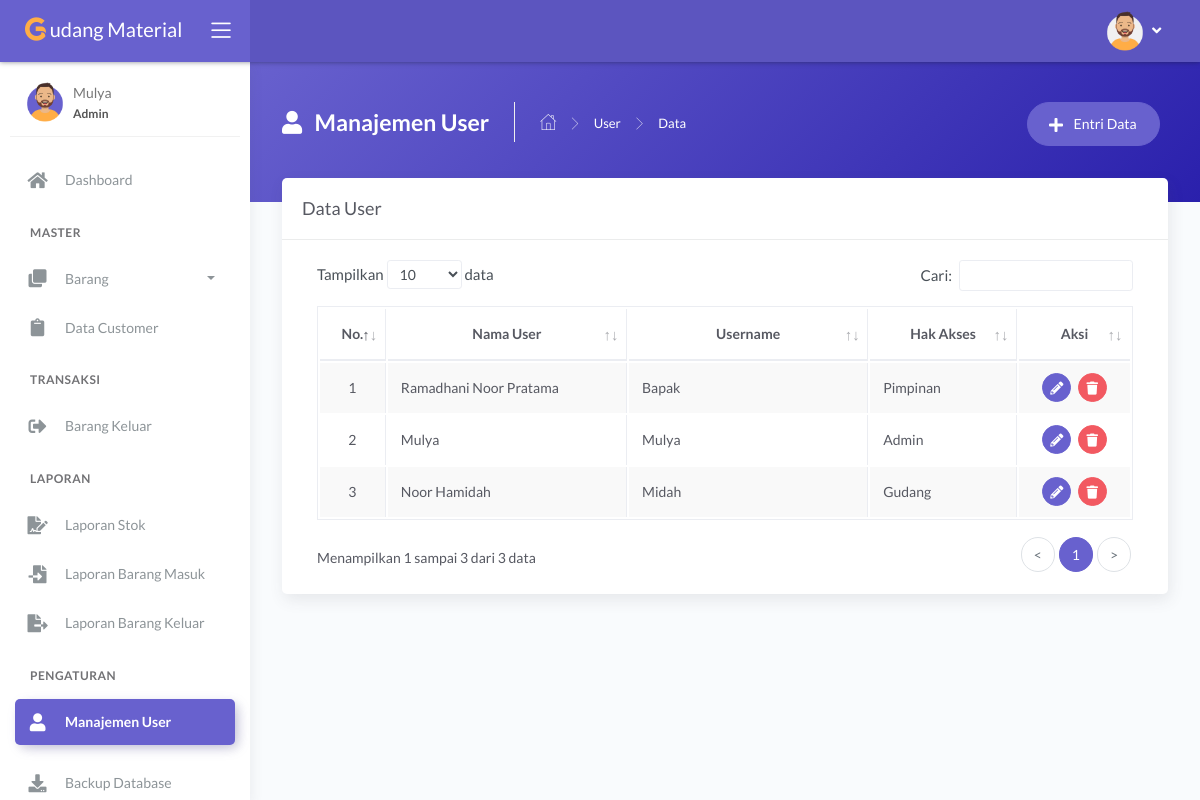
Page /main.php?module=user (signed in) on the earlier database version.
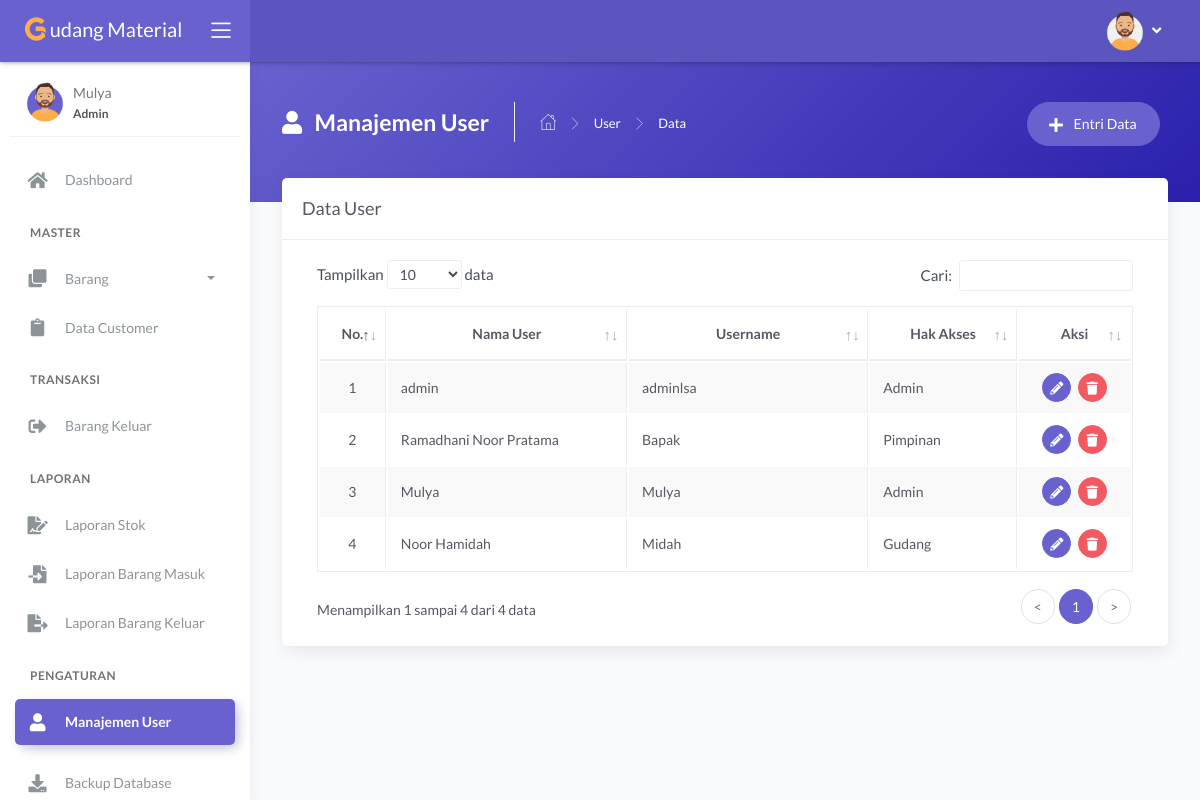
Same page on the later database version.
### tables this page shows
CREATE TABLE `tbl_user` (
  `id_user` int(11) NOT NULL,
  `nama_user` varchar(30) NOT NULL,
  `username` varchar(30) NOT NULL,
  `password` varchar(255) NOT NULL,
  `hak_akses` enum('Admin','Gudang','Pimpinan') NOT NULL
);

### modules/user/tampil_data.php (the view, shortened to what this page needs)
<?php
if (basename($_SERVER['PHP_SELF']) === basename(__FILE__)) {
  header('location: 404.html');
}
else {
?>
  <div class="panel-header bg-secondary-gradient">
    <div class="page-inner py-45">
      <div class="d-flex align-items-left align-items-md-top flex-column flex-md-row">
        <div class="page-header text-white">
          <h4 class="page-title text-white"><i class="fas fa-user mr-2"></i> Manajemen User</h4>
          <ul class="breadcrumbs">
            <li class="nav-home"><a href="?module=dashboard"><i class="flaticon-home text-white"></i></a></li>
            <li class="separator"><i class="flaticon-right-arrow"></i></li>
            <li class="nav-item"><a href="?module=user" class="text-white">User</a></li>
            <li class="separator"><i class="flaticon-right-arrow"></i></li>
            <li class="nav-item"><a>Data</a></li>
          </ul>
        </div>
        <div class="ml-md-auto py-2 py-md-0">
          <a href="?module=form_entri_user" class="btn btn-secondary btn-round mr-2">
            <span class="btn-label"><i class="fa fa-plus mr-2"></i></span> Entri Data
          </a>
        </div>
      </div>
    </div>
  </div>
  <div class="page-inner mt--5">
    <div class="card">
      <div class="card-header">
        <div class="card-title">Data User</div>
      </div>
      <div class="card-body">
        <div class="table-responsive">
          <table id="basic-datatables" class="display table table-bordered table-striped table-hover">
            <thead>
              <tr>
                <th class="text-center">No.</th>
                <th class="text-center">Nama User</th>
                <th class="text-center">Username</th>
                <th class="text-center">Hak Akses</th>
                <th class="text-center">Aksi</th>
              </tr>
            </thead>
            <tbody>
              <?php
              $no = 1;
              $query = mysqli_query($mysqli, "SELECT id_user, nama_user, username, hak_akses FROM tbl_user ORDER BY id_user DESC")
                                              or die('Ada kesalahan pada query tampil data : ' . mysqli_error($mysqli));
              while ($data = mysqli_fetch_assoc($query)) { ?>
                <tr>
                  <td width="30" class="text-center"><?php echo $no++; ?></td>
                  <td width="180"><?php echo $data['nama_user']; ?></td>
                  <td width="180"><?php echo $data['username']; ?></td>
                  <td width="100"><?php echo $data['hak_akses']; ?></td>
                  <td width="70" class="text-center">
                    <div>
                      <a href="?module=form_ubah_user&id=<?php echo $data['id_user']; ?>" class="btn btn-icon btn-round btn-secondary btn-sm mr-md-1" data-toggle="tooltip" data-placement="top" title="Ubah">
                        <i class="fas fa-pencil-alt fa-sm"></i>
                      </a>
                      <a href="modules/user/proses_hapus.php?id=<?php echo $data['id_user']; ?>" onclick="return confirm('Anda yakin ingin menghapus data user dengan username <?php echo $data['username']; ?>?')" class="btn btn-icon btn-round btn-danger btn-sm" data-toggle="tooltip" data-placement="top" title="Hapus">
                        <i class="fas fa-trash fa-sm"></i>
                      </a>
                    </div>
                  </td>
                </tr>
              <?php } ?>
            </tbody>
          </table>
        </div>
      </div>
    </div>
  </div>
<?php } ?>

Differences in the rows shown:
added tbl_user: nama_user "admin", username "adminlsa", hak_akses "Admin"
Other differences:
text written by a page script: "Tampilkan data Cari: Menampilkan 1 sampai 3 dari 3 data < 1 >" → "Tampilkan data Cari: Menampilkan 1 sampai 4 dari 4 data < 1 >"
